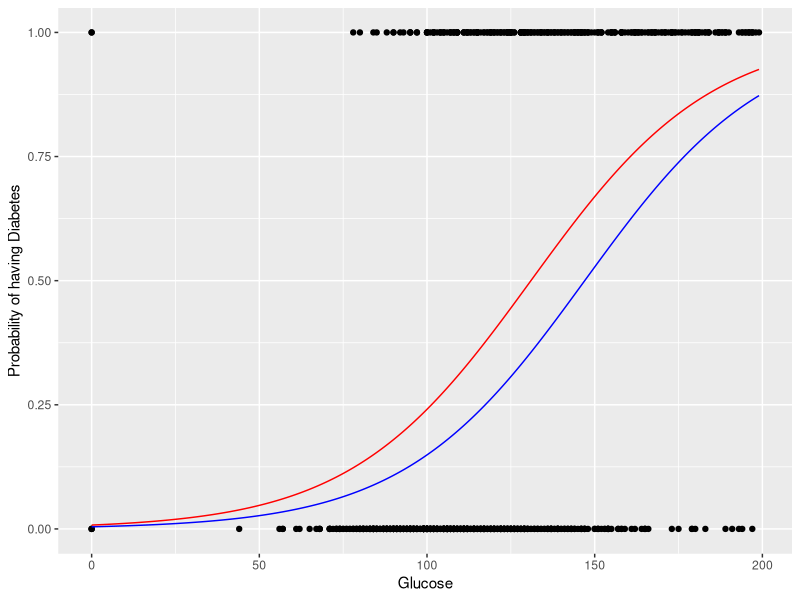
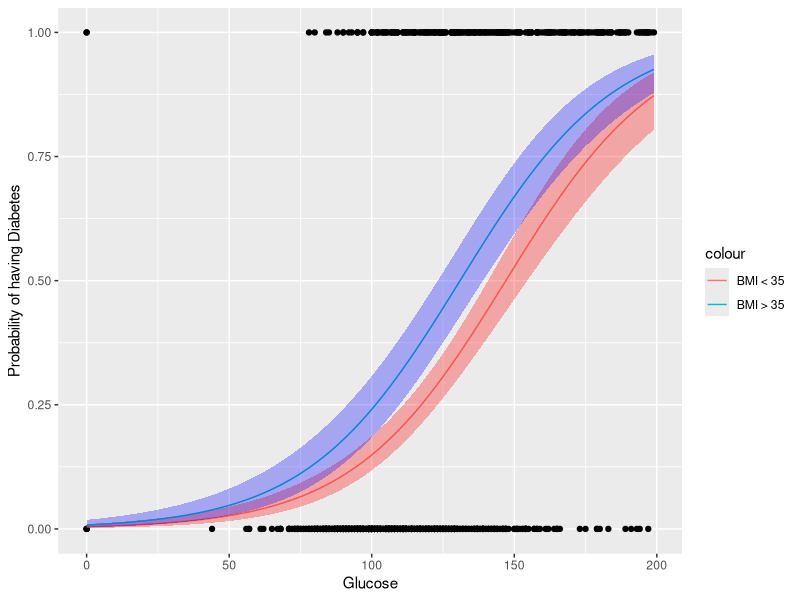
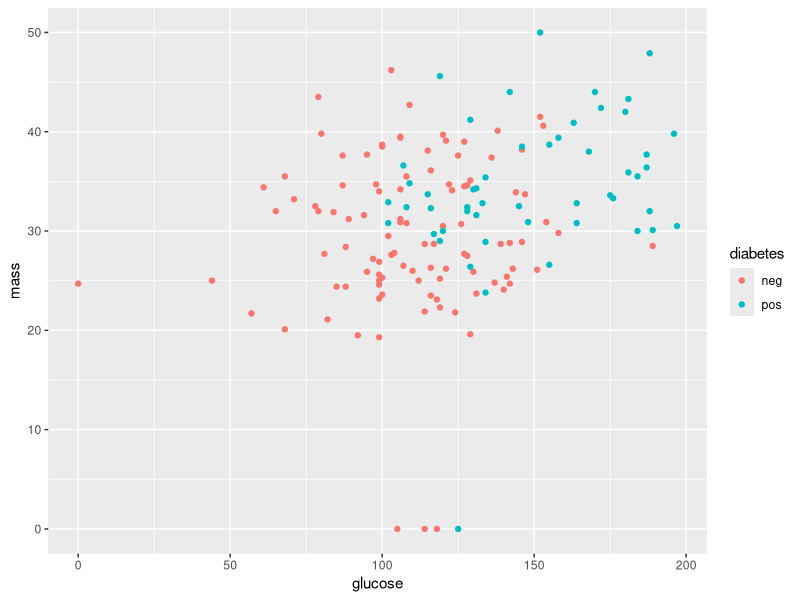

The R script that drew these images, in order: (Note: this script raises an error after producing the figures.)
## ---- chunk 1
library(mlbench)
library(ggplot2)
library(dplyr)
data("PimaIndiansDiabetes") #loads data under "name"
pimaData <- PimaIndiansDiabetes
#create new numeric col of all 1s
pimaData$response <- 1
#crate response col, transform string to categorical 
pimaData$response[pimaData$diabetes == 'neg'] <- 0
#bmi > 35 col
pimaData$bmi <- 0
pimaData$bmi[pimaData$mass > 35] <- 1

logRegMulti <- glm(response~glucose + bmi, data=pimaData, family="binomial")
summary(logRegMulti)

## ---- chunk 2
#Glucose for Low BMI
#       vector of 1s for intercept    vector of random glucose levels btw max and min        all bmi's > 35
BMILow <- cbind(rep(1,10000), seq(from=min(pimaData$glucose),to=max(pimaData$glucose),length.out=1000), rep(0, 10000))
lowPredxb <- BMILow%*%coef(logRegMulti)
lowPreds <-  1/(1+exp(-lowPredxb))
lowPredDF <- data.frame(x=BMILow[,2], preds=lowPreds)

#Glucose for High BMI
BMIHigh <- cbind(rep(1,10000), seq(from=min(pimaData$glucose),to=max(pimaData$glucose),length.out=1000), rep(1, 10000))
highPredxb <- BMIHigh%*%coef(logRegMulti)
highPreds <-  1/(1+exp(-highPredxb))
highPredDF <- data.frame(x=BMIHigh[,2], preds=highPreds)

ggplot() + 
  geom_point(data=pimaData,aes(y=response, x=glucose)) + 
  geom_line(data=lowPredDF,aes(x=x,y=lowPreds),color="Blue") +
  geom_line(data=highPredDF,aes(x=x,y=highPreds),color="Red") +
  labs(y="Probability of having Diabetes", x="Glucose") 
## ---- chunk 3
#CI Low BMI
lowSexb <- sqrt(diag(BMILow%*%vcov(logRegMulti)%*%t(BMILow)))
lowCixb <- cbind(lowPredxb-1.96*lowSexb,lowPredxb+1.96*lowSexb)
ciLow <- 1/(1+exp(-lowCixb))
lowPredDF <- lowPredDF %>% mutate(lb=ciLow[,1],ub=ciLow[,2])

#CI High BMI
highSexb <- sqrt(diag(BMIHigh%*%vcov(logRegMulti)%*%t(BMIHigh)))
highCixb <- cbind(highPredxb-1.96*highSexb,highPredxb+1.96*highSexb)
ciHigh <- 1/(1+exp(-highCixb))
highPredDF <- highPredDF %>% mutate(lb=ciHigh[,1],ub=ciHigh[,2])

ggplot() + 
  geom_point(data=pimaData,aes(y=response, x=glucose)) + 
  geom_line(data=lowPredDF,aes(x=x,y=lowPreds, color="BMI < 35")) +
  geom_ribbon(data=lowPredDF,aes(x=x,ymin=lb,ymax=ub),alpha=0.3,fill="Red") +
  geom_line(data=highPredDF,aes(x=x,y=highPreds, color="BMI > 35")) +
  geom_ribbon(data=highPredDF,aes(x=x,ymin=lb,ymax=ub),alpha=0.3,fill="Blue") +
  labs(y="Probability of having Diabetes", x="Glucose")
## ---- chunk 4
library(MASS)

set.seed(1)
train = sample(768, 768*.8)
train_set <- pimaData[train, ]
test_set <- pimaData[-train, ]

lda_fit <- lda(response ~ glucose + mass, data = pimaData,
    subset = train)
lda_fit
## ---- chunk 5
ggplot(test_set, aes(x=glucose,y=mass)) + geom_point(aes(color = diabetes))
## ---- chunk 6
Diabetic <- test_set$response == 1
NonDiabetic <- test_set$response == 0

Diabetic.df <- test_set[Diabetic, ]
NonDiabetic.df <- test_set[NonDiabetic, ]

diabetic.gluc.mean <- mean(Diabetic.df$glucose)
diabetic.mass.mean <- mean(Diabetic.df$mass)

nondiabetic.gluc.mean <- mean(NonDiabetic.df$glucose)
nondiabetic.mass.mean <- mean(NonDiabetic.df$mass)

x1 <- cbind(diabetic.gluc.mean,diabetic.mass.mean) 
x2 <- cbind(nondiabetic.gluc.mean,nondiabetic.mass.mean) 

pi1 = 0.6465798
pi2 = 0.3534202 

mu1hat <- colMeans(x1)
mu2hat <- colMeans(x2)
Sigmahat <- cov(rbind(x1,x2))
intercept <- c(log(pi1/pi2) - 0.5*t(mu1hat+mu2hat)%*%solve(Sigmahat)%*%(mu1hat-mu2hat))
slope <- solve(Sigmahat)%*%(mu1hat-mu2hat)

b0 <- intercept/(-slope[2])
b1 <- slope[1]/(-slope[2])

## ---- chunk 7
temp_table <- table(Wage$hi,round(predict(logReg,type='response')))
temp_table
## ---- chunk 8
qda_fit <- qda(response ~ glucose + mass, data = pimaData,
    subset = train)
qda_fit
## ---- chunk 9
temp_table <- table(Wage$hi,round(predict(logReg,type='response')))
temp_table
